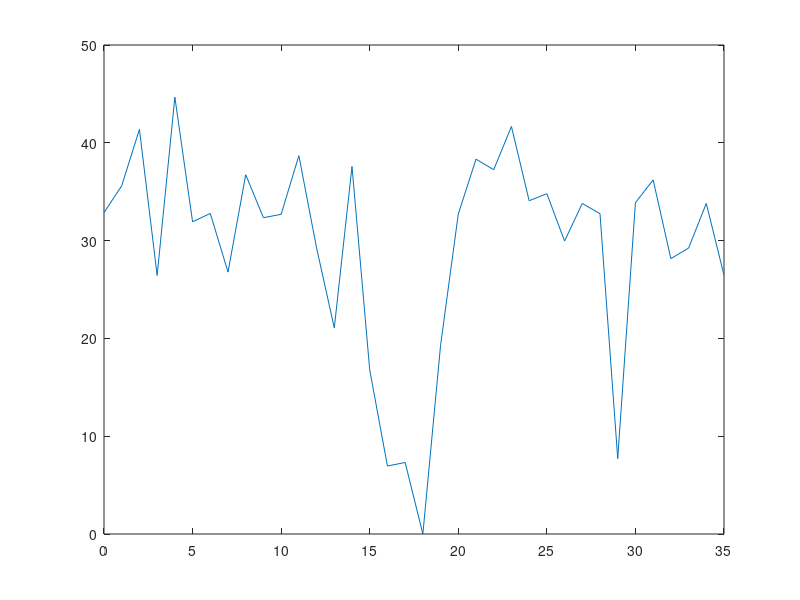

Source code (MATLAB): (Note: this script raises an error after producing the figure.)
fileID1 = fopen('./ProgOutput/pruneDuration-Measure.txt','r');
fileID2 = fopen('./ProgOutput/pruneDurationUpgraded-Measure.txt','r');
fileID3 = fopen('./ProgOutput/pruneTimeThreshold-Measure.txt','r');

formatSpec = '%d';
datacell1 = textscan(fileID1, '%d%f%f', 'Delimiter',',');
datacell2 = textscan(fileID2, '%d%f%f', 'Delimiter',',');
datacell3 = textscan(fileID3, '%d%f%f', 'Delimiter',',');

plot(datacell1{1},datacell1{3})

hold on 

plot(datacell1{1},datacell2{3})

hold on 

plot(datacell1{1},datacell3{3})
title('Time comparisions between algorithms');
xlabel('Week');
ylabel('Time (in seconds)');
legend('pruneDuration','pruneDurationUpgraded','pruneTimeThreshold');
hold off 



